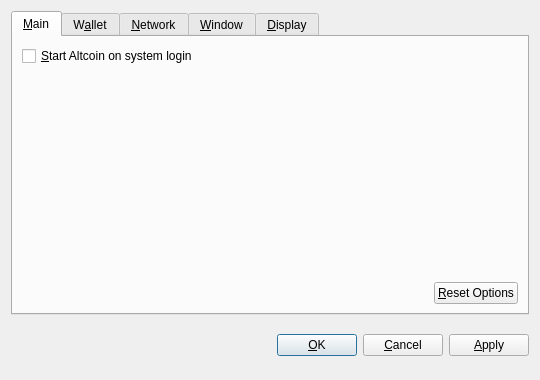
<?xml version="1.0" encoding="UTF-8"?>
<ui version="4.0">
 <class>OptionsDialog</class>
 <widget class="QDialog" name="OptionsDialog">
  <property name="geometry">
   <rect>
    <x>0</x>
    <y>0</y>
    <width>540</width>
    <height>380</height>
   </rect>
  </property>
  <property name="windowTitle">
   <string>Options</string>
  </property>
  <property name="modal">
   <bool>true</bool>
  </property>
  <layout class="QVBoxLayout" name="verticalLayout">
   <item>
    <widget class="QTabWidget" name="tabWidget">
     <property name="tabPosition">
      <enum>QTabWidget::North</enum>
     </property>
     <property name="currentIndex">
      <number>0</number>
     </property>
     <widget class="QWidget" name="tabMain">
      <attribute name="title">
       <string>&amp;Main</string>
      </attribute>
      <layout class="QVBoxLayout" name="verticalLayout_Main">
       <item>
        <widget class="QCheckBox" name="bitcoinAtStartup">
         <property name="toolTip">
          <string>Automatically start Altcoin after logging in to the system.</string>
         </property>
         <property name="text">
          <string>&amp;Start Altcoin on system login</string>
         </property>
        </widget>
       </item>
       <item>
        <spacer name="verticalSpacer_Main">
         <property name="orientation">
          <enum>Qt::Vertical</enum>
         </property>
         <property name="sizeHint" stdset="0">
          <size>
           <width>20</width>
           <height>40</height>
          </size>
         </property>
        </spacer>
       </item>
       <item>
        <layout class="QHBoxLayout" name="horizontalLayout_2_Main">
         <item>
          <spacer name="horizontalSpacer_2_Main">
           <property name="orientation">
            <enum>Qt::Horizontal</enum>
           </property>
           <property name="sizeHint" stdset="0">
            <size>
             <width>40</width>
             <height>20</height>
            </size>
           </property>
          </spacer>
         </item>
         <item>
          <widget class="QPushButton" name="resetButton">
           <property name="toolTip">
            <string>Reset all client options to default.</string>
           </property>
           <property name="text">
            <string>&amp;Reset Options</string>
           </property>
           <property name="autoDefault">
            <bool>false</bool>
           </property>
          </widget>
         </item>
        </layout>
       </item>
      </layout>
     </widget>
     <widget class="QWidget" name="tabWallet">
      <attribute name="title">
       <string>W&amp;allet</string>
      </attribute>
      <layout class="QVBoxLayout" name="verticalLayout_Network">
       <item>
        <widget class="QLabel" name="transactionFeeInfoLabel">
         <property name="text">
          <string>Optional transaction fee per kB that helps make sure your transactions are processed quickly. Most transactions are 1 kB.</string>
         </property>
         <property name="textFormat">
          <enum>Qt::PlainText</enum>
         </property>
         <property name="wordWrap">
          <bool>true</bool>
         </property>
        </widget>
       </item>
       <item>
        <layout class="QHBoxLayout" name="horizontalLayout_1_Main">
         <item>
          <widget class="QLabel" name="transactionFeeLabel">
           <property name="text">
            <string>Pay transaction &amp;fee</string>
           </property>
           <property name="textFormat">
            <enum>Qt::PlainText</enum>
           </property>
           <property name="buddy">
            <cstring>transactionFee</cstring>
           </property>
          </widget>
         </item>
         <item>
          <widget class="BitcoinAmountField" name="transactionFee"/>
         </item>
         <item>
          <spacer name="horizontalSpacer_1_Main">
           <property name="orientation">
            <enum>Qt::Horizontal</enum>
           </property>
           <property name="sizeHint" stdset="0">
            <size>
             <width>40</width>
             <height>20</height>
            </size>
           </property>
          </spacer>
         </item>
        </layout>
       </item>
       <item>
        <widget class="QLabel" name="label">
         <property name="text">
          <string>If you disable the spending of unconfirmed change, the change from a transaction cannot be used until that transaction has at least one confirmation. This also affects how your balance is computed.</string>
         </property>
         <property name="wordWrap">
          <bool>true</bool>
         </property>
        </widget>
       </item>
       <item>
        <widget class="QCheckBox" name="spendZeroConfChange">
         <property name="text">
          <string>Spend unconfirmed change  (experts only)</string>
         </property>
        </widget>
       </item>
       <item>
        <spacer name="verticalSpacer">
         <property name="orientation">
          <enum>Qt::Vertical</enum>
         </property>
         <property name="sizeHint" stdset="0">
          <size>
           <width>20</width>
           <height>40</height>
          </size>
         </property>
        </spacer>
       </item>
      </layout>
     </widget>
     <widget class="QWidget" name="tabNetwork">
      <attribute name="title">
       <string>&amp;Network</string>
      </attribute>
      <layout class="QVBoxLayout" name="verticalLayout_Network">
       <item>
        <widget class="QCheckBox" name="mapPortUpnp">
         <property name="toolTip">
          <string>Automatically open the Altcoin client port on the router. This only works when your router supports UPnP and it is enabled.</string>
         </property>
         <property name="text">
          <string>Map port using &amp;UPnP</string>
         </property>
        </widget>
       </item>
       <item>
        <widget class="QCheckBox" name="connectSocks">
         <property name="toolTip">
          <string>Connect to the Altcoin network through a SOCKS proxy (e.g. when connecting through Tor).</string>
         </property>
         <property name="text">
          <string>&amp;Connect through SOCKS proxy:</string>
         </property>
        </widget>
       </item>
       <item>
        <layout class="QHBoxLayout" name="horizontalLayout_Network">
         <item>
          <widget class="QLabel" name="proxyIpLabel">
           <property name="text">
            <string>Proxy &amp;IP:</string>
           </property>
           <property name="textFormat">
            <enum>Qt::PlainText</enum>
           </property>
           <property name="buddy">
            <cstring>proxyIp</cstring>
           </property>
          </widget>
         </item>
         <item>
          <widget class="QValidatedLineEdit" name="proxyIp">
           <property name="maximumSize">
            <size>
             <width>140</width>
             <height>16777215</height>
            </size>
           </property>
           <property name="toolTip">
            <string>IP address of the proxy (e.g. 127.0.0.1)</string>
           </property>
          </widget>
         </item>
         <item>
          <widget class="QLabel" name="proxyPortLabel">
           <property name="text">
            <string>&amp;Port:</string>
           </property>
           <property name="textFormat">
            <enum>Qt::PlainText</enum>
           </property>
           <property name="buddy">
            <cstring>proxyPort</cstring>
           </property>
          </widget>
         </item>
         <item>
          <widget class="QLineEdit" name="proxyPort">
           <property name="maximumSize">
            <size>
             <width>55</width>
             <height>16777215</height>
            </size>
           </property>
           <property name="toolTip">
            <string>Port of the proxy (e.g. 9050)</string>
           </property>
          </widget>
         </item>
         <item>
          <widget class="QLabel" name="socksVersionLabel">
           <property name="text">
            <string>SOCKS &amp;Version:</string>
           </property>
           <property name="textFormat">
            <enum>Qt::PlainText</enum>
           </property>
           <property name="buddy">
            <cstring>socksVersion</cstring>
           </property>
          </widget>
         </item>
         <item>
          <widget class="QValueComboBox" name="socksVersion">
           <property name="toolTip">
            <string>SOCKS version of the proxy (e.g. 5)</string>
           </property>
          </widget>
         </item>
         <item>
          <spacer name="horizontalSpacer_Network">
           <property name="orientation">
            <enum>Qt::Horizontal</enum>
           </property>
           <property name="sizeHint" stdset="0">
            <size>
             <width>40</width>
             <height>20</height>
            </size>
           </property>
          </spacer>
         </item>
        </layout>
       </item>
       <item>
        <spacer name="verticalSpacer_Network">
         <property name="orientation">
          <enum>Qt::Vertical</enum>
         </property>
         <property name="sizeHint" stdset="0">
          <size>
           <width>20</width>
           <height>40</height>
          </size>
         </property>
        </spacer>
       </item>
      </layout>
     </widget>
     <widget class="QWidget" name="tabWindow">
      <attribute name="title">
       <string>&amp;Window</string>
      </attribute>
      <layout class="QVBoxLayout" name="verticalLayout_Window">
       <item>
        <widget class="QCheckBox" name="minimizeToTray">
         <property name="toolTip">
          <string>Show only a tray icon after minimizing the window.</string>
         </property>
         <property name="text">
          <string>&amp;Minimize to the tray instead of the taskbar</string>
         </property>
        </widget>
       </item>
       <item>
        <widget class="QCheckBox" name="minimizeOnClose">
         <property name="toolTip">
          <string>Minimize instead of exit the application when the window is closed. When this option is enabled, the application will be closed only after selecting Quit in the menu.</string>
         </property>
         <property name="text">
          <string>M&amp;inimize on close</string>
         </property>
        </widget>
       </item>
       <item>
        <spacer name="verticalSpacer_Window">
         <property name="orientation">
          <enum>Qt::Vertical</enum>
         </property>
         <property name="sizeHint" stdset="0">
          <size>
           <width>20</width>
           <height>40</height>
          </size>
         </property>
        </spacer>
       </item>
      </layout>
     </widget>
     <widget class="QWidget" name="tabDisplay">
      <attribute name="title">
       <string>&amp;Display</string>
      </attribute>
      <layout class="QVBoxLayout" name="verticalLayout_Display">
       <item>
        <layout class="QHBoxLayout" name="horizontalLayout_1_Display">
         <item>
          <widget class="QLabel" name="langLabel">
           <property name="text">
            <string>User Interface &amp;language:</string>
           </property>
           <property name="textFormat">
            <enum>Qt::PlainText</enum>
           </property>
           <property name="buddy">
            <cstring>lang</cstring>
           </property>
          </widget>
         </item>
         <item>
          <widget class="QValueComboBox" name="lang">
           <property name="toolTip">
            <string>The user interface language can be set here. This setting will take effect after restarting Altcoin.</string>
           </property>
          </widget>
         </item>
        </layout>
       </item>
       <item>
        <layout class="QHBoxLayout" name="horizontalLayout_2_Display">
         <item>
          <widget class="QLabel" name="unitLabel">
           <property name="text">
            <string>&amp;Unit to show amounts in:</string>
           </property>
           <property name="textFormat">
            <enum>Qt::PlainText</enum>
           </property>
           <property name="buddy">
            <cstring>unit</cstring>
           </property>
          </widget>
         </item>
         <item>
          <widget class="QValueComboBox" name="unit">
           <property name="toolTip">
            <string>Choose the default subdivision unit to show in the interface and when sending coins.</string>
           </property>
          </widget>
         </item>
        </layout>
       </item>
       <item>
        <widget class="QCheckBox" name="displayAddresses">
         <property name="toolTip">
          <string>Whether to show Altcoin addresses in the transaction list or not.</string>
         </property>
         <property name="text">
          <string>&amp;Display addresses in transaction list</string>
         </property>
        </widget>
       </item>
       <item>
        <widget class="QCheckBox" name="coinControlFeatures">
         <property name="toolTip">
          <string>Whether to show coin control features or not.</string>
         </property>
         <property name="text">
          <string>Display coin &amp;control features (experts only!)</string>
         </property>
        </widget>
       </item>
       <item>
        <spacer name="verticalSpacer_Display">
         <property name="orientation">
          <enum>Qt::Vertical</enum>
         </property>
         <property name="sizeHint" stdset="0">
          <size>
           <width>20</width>
           <height>40</height>
          </size>
         </property>
        </spacer>
       </item>
      </layout>
     </widget>
    </widget>
   </item>
   <item>
    <layout class="QHBoxLayout" name="horizontalLayout_Buttons">
     <item>
      <spacer name="horizontalSpacer_1">
       <property name="orientation">
        <enum>Qt::Horizontal</enum>
       </property>
       <property name="sizeHint" stdset="0">
        <size>
         <width>40</width>
         <height>48</height>
        </size>
       </property>
      </spacer>
     </item>
     <item>
      <widget class="QLabel" name="statusLabel">
       <property name="font">
        <font>
         <weight>75</weight>
         <bold>true</bold>
        </font>
       </property>
       <property name="text">
        <string/>
       </property>
       <property name="textFormat">
        <enum>Qt::PlainText</enum>
       </property>
       <property name="wordWrap">
        <bool>true</bool>
       </property>
      </widget>
     </item>
     <item>
      <spacer name="horizontalSpacer_2">
       <property name="orientation">
        <enum>Qt::Horizontal</enum>
       </property>
       <property name="sizeHint" stdset="0">
        <size>
         <width>40</width>
         <height>48</height>
        </size>
       </property>
      </spacer>
     </item>
     <item>
      <widget class="QPushButton" name="okButton">
       <property name="text">
        <string>&amp;OK</string>
       </property>
      </widget>
     </item>
     <item>
      <widget class="QPushButton" name="cancelButton">
       <property name="text">
        <string>&amp;Cancel</string>
       </property>
       <property name="autoDefault">
        <bool>false</bool>
       </property>
      </widget>
     </item>
     <item>
      <widget class="QPushButton" name="applyButton">
       <property name="text">
        <string>&amp;Apply</string>
       </property>
       <property name="autoDefault">
        <bool>false</bool>
       </property>
      </widget>
     </item>
    </layout>
   </item>
  </layout>
 </widget>
 <customwidgets>
  <customwidget>
   <class>BitcoinAmountField</class>
   <extends>QSpinBox</extends>
   <header>bitcoinamountfield.h</header>
  </customwidget>
  <customwidget>
   <class>QValueComboBox</class>
   <extends>QComboBox</extends>
   <header>qvaluecombobox.h</header>
  </customwidget>
  <customwidget>
   <class>QValidatedLineEdit</class>
   <extends>QLineEdit</extends>
   <header>qvalidatedlineedit.h</header>
  </customwidget>
 </customwidgets>
 <resources/>
 <connections/>
</ui>
